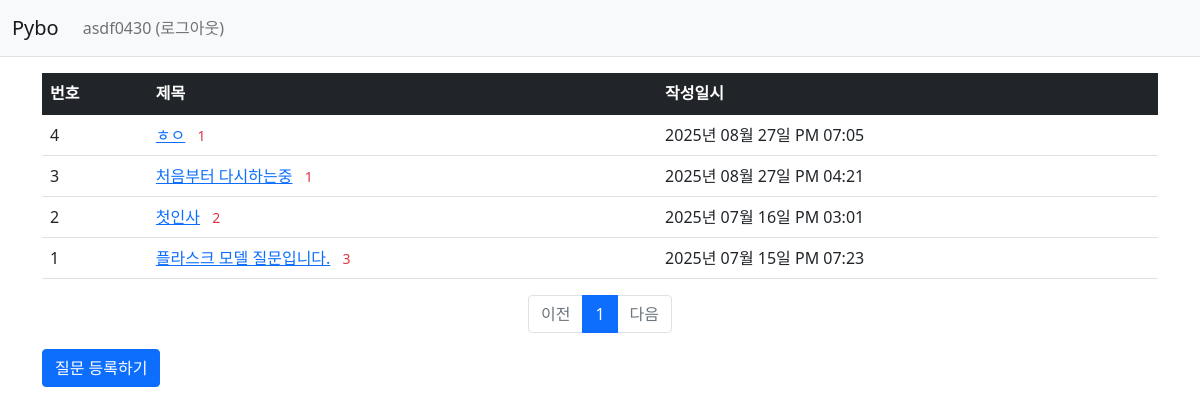
/question/list/ (signed in), run on the app's committed database.
### pybo/models.py (models this page shows)
class User(db.Model):
    id = db.Column(db.Integer, primary_key=True)
    username = db.Column(db.String(150), unique=True, nullable=False)
    password = db.Column(db.String(200), nullable=False)
    email = db.Column(db.String(120), unique=True, nullable=False)

class Question(db.Model):
    id = db.Column(db.Integer, primary_key=True)
    subject = db.Column(db.String(200), nullable=False)
    content = db.Column(db.Text(), nullable=False)
    create_date = db.Column(db.DateTime(), nullable=False)

### pybo/views/question_views.py (the view)
@bp.route('/list/')
def _list(): ## 충돌할 수 있기에 함수명 _list
    page = request.args.get('page', type=int, default=1)
    question_list = Question.query.order_by(Question.create_date.desc())
    question_list = question_list.paginate(page=page, per_page=10)
    return render_template('question/question_list.html', question_list = question_list)

### pybo/filter.py (called while the page is built)
def format_datetime(value, fmt='%Y년 %m월 %d일 %p %I:%M'):
    return value.strftime(fmt)

### pybo/views/auth_views.py (called while the page is built)
@bp.before_app_request
def load_logged_in_user():
    user_id = session.get('user_id')
    if user_id is None:
        g.user = None
    else:
        g.user = User.query.get(user_id)

### pybo/templates/question/question_list.html
{% extends 'base.html' %}
{% block content %}
<div class="container my-3">
    <table class="table">
        <thead>
        <tr class="table-dark">
            <th>번호</th>
            <th>제목</th>
            <th>작성일시</th>
        </tr>
        </thead>
        <tbody>
        {% if question_list %}
        {% for question in question_list.items %}
        <tr>
            <td> {{ question_list.total - ((question_list.page-1) * question_list.per_page) - loop.index0 }}</td>
            <td>
                <a href="{{ url_for('question.detail', question_id = question.id) }}">{{question.subject}}</a>
                {% if question.answer_set|length > 0 %}
                <span class="text-danger small mx-2">{{ question.answer_set|length }}</span>
                {% endif %}
            </td>
            <td>{{ question.create_date |datetime }}</td>
        </tr>
        {% endfor %}
        {% else %}
        <tr>
            <td colspan="3">질문이 없습니다.</td>
        </tr>
        {% endif %}
        </tbody>
    </table>
    <ul class="pagination justify-content-center">
        {% if question_list.has_prev %}
        <li class="page-item">
            <a class="page-link" href="?page={{ question_list.prev_num }}">이전</a>
        </li>
        {% else %}
        <li class="page-item disabled">
            <a class="page-link" tabindex="-1" aria-disabled="true" href="javascript:void(0)">이전</a>
        </li>
        {% endif %}
        {% for page_num in question_list.iter_pages() %}
        {% if page_num %}
        {% if page_num != question_list.page %}
        <li class="page-item">
            <a class="page-link" href="?page={{ page_num }}">{{ page_num }}</a>
        </li>
        {% else %}
        <li class="page-item active" aria-current="page">
            <a class="page-link" href="javascript:void(0)">{{ page_num }}</a>
        </li>
        {% endif %}
        {% else %}
        <li class="disabled">
            <a class="page-link" href="javascript:void(0)">...</a>
        </li>
        {% endif %}
        {% endfor %}
        {% if question_list.has_next %}
        <li class="page-item">
            <a class="page-link" href="?page={{ question_list.next_num }}">다음</a>
        </li>
        {% else %}
        <li class="page-item disabled">
            <a class="page-link" tabindex="-1" aria-disabled="true" href="javascript:void(0)">다음</a>
        </li>
        {% endif %}
    </ul>
    <a href="{{ url_for('question.create')}}" class ="btn btn-primary">질문 등록하기</a>
</div>
{% endblock %}

### pybo/templates/navbar.html (shortened to what this page needs)
<nav class="navbar navbar-expand-lg navbar-light bg-light border-bottom">
    <div class="container-fluid">
        <a class="navbar-brand" href="{{ url_for('main.index') }}">Pybo</a>
        <div class="collapse navbar-collapse" id="navbarSupportedContent">
            {% if g.user %}
            <ul class="navbar-nav">
                <li class="nav-item">
                    <a class="nav-link" href="{{ url_for('auth.logout') }}">{{ g.user.username }} (로그아웃)</a>
                </li>
            </ul>
            {% endif %}
        </div>
    </div>
</nav>

### data on the page
User: user.username "asdf0430"
Question: total "4", subject "ㅎㅇ", answer_set|length "1", create_date "2025년 08월 27일 PM 07:05"
Question: total "3", subject "처음부터 다시하는중", answer_set|length "1", create_date "2025년 08월 27일 PM 04:21"
Question: total "2", subject "첫인사", answer_set|length "2", create_date "2025년 07월 16일 PM 03:01"
Question: total "1", subject "플라스크 모델 질문입니다.", answer_set|length "3", create_date "2025년 07월 15일 PM 07:23"

### other printed values
{{ page_num }} "1"
